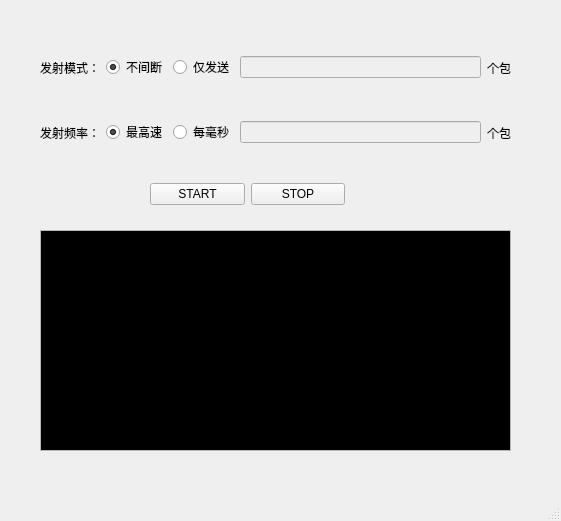
<?xml version="1.0" encoding="UTF-8"?>
<ui version="4.0">
 <class>MainWindow</class>
 <widget class="QMainWindow" name="MainWindow">
  <property name="geometry">
   <rect>
    <x>0</x>
    <y>0</y>
    <width>561</width>
    <height>521</height>
   </rect>
  </property>
  <property name="windowTitle">
   <string>CSI Transimitter</string>
  </property>
  <widget class="QWidget" name="centralwidget">
   <widget class="QWidget" name="layoutWidget">
    <property name="geometry">
     <rect>
      <x>40</x>
      <y>112</y>
      <width>471</width>
      <height>41</height>
     </rect>
    </property>
    <layout class="QHBoxLayout" name="horizontalLayout_2">
     <item>
      <widget class="QLabel" name="label_2">
       <property name="text">
        <string>发射频率：</string>
       </property>
      </widget>
     </item>
     <item>
      <widget class="QRadioButton" name="radioButton_3">
       <property name="text">
        <string>最高速</string>
       </property>
       <property name="checked">
        <bool>true</bool>
       </property>
      </widget>
     </item>
     <item>
      <widget class="QRadioButton" name="radioButton_4">
       <property name="text">
        <string>每毫秒</string>
       </property>
      </widget>
     </item>
     <item>
      <widget class="QLineEdit" name="lineEdit_2">
       <property name="enabled">
        <bool>false</bool>
       </property>
       <property name="inputMethodHints">
        <set>Qt::ImhDigitsOnly</set>
       </property>
      </widget>
     </item>
     <item>
      <widget class="QLabel" name="label_4">
       <property name="text">
        <string>个包</string>
       </property>
      </widget>
     </item>
    </layout>
   </widget>
   <widget class="QWidget" name="layoutWidget">
    <property name="geometry">
     <rect>
      <x>40</x>
      <y>32</y>
      <width>471</width>
      <height>71</height>
     </rect>
    </property>
    <layout class="QHBoxLayout" name="horizontalLayout">
     <item>
      <widget class="QLabel" name="label">
       <property name="text">
        <string>发射模式：</string>
       </property>
      </widget>
     </item>
     <item>
      <widget class="QRadioButton" name="radioButton">
       <property name="text">
        <string>不间断</string>
       </property>
       <property name="checked">
        <bool>true</bool>
       </property>
      </widget>
     </item>
     <item>
      <widget class="QRadioButton" name="radioButton_2">
       <property name="text">
        <string>仅发送</string>
       </property>
      </widget>
     </item>
     <item>
      <widget class="QLineEdit" name="lineEdit">
       <property name="enabled">
        <bool>false</bool>
       </property>
       <property name="inputMethodHints">
        <set>Qt::ImhDigitsOnly</set>
       </property>
       <property name="dragEnabled">
        <bool>false</bool>
       </property>
      </widget>
     </item>
     <item>
      <widget class="QLabel" name="label_3">
       <property name="text">
        <string>个包</string>
       </property>
      </widget>
     </item>
    </layout>
   </widget>
   <widget class="QWidget" name="layoutWidget">
    <property name="geometry">
     <rect>
      <x>150</x>
      <y>169</y>
      <width>195</width>
      <height>51</height>
     </rect>
    </property>
    <layout class="QHBoxLayout" name="horizontalLayout_3">
     <item>
      <widget class="QPushButton" name="pushButton">
       <property name="text">
        <string>START</string>
       </property>
      </widget>
     </item>
     <item>
      <widget class="QPushButton" name="pushButton_2">
       <property name="text">
        <string>STOP</string>
       </property>
      </widget>
     </item>
    </layout>
   </widget>
   <widget class="QPlainTextEdit" name="plainTextEdit">
    <property name="geometry">
     <rect>
      <x>40</x>
      <y>230</y>
      <width>471</width>
      <height>221</height>
     </rect>
    </property>
    <property name="palette">
     <palette>
      <active>
       <colorrole role="Text">
        <brush brushstyle="SolidPattern">
         <color alpha="255">
          <red>255</red>
          <green>255</green>
          <blue>255</blue>
         </color>
        </brush>
       </colorrole>
       <colorrole role="Base">
        <brush brushstyle="SolidPattern">
         <color alpha="255">
          <red>0</red>
          <green>0</green>
          <blue>0</blue>
         </color>
        </brush>
       </colorrole>
      </active>
      <inactive>
       <colorrole role="Text">
        <brush brushstyle="SolidPattern">
         <color alpha="255">
          <red>255</red>
          <green>255</green>
          <blue>255</blue>
         </color>
        </brush>
       </colorrole>
       <colorrole role="Base">
        <brush brushstyle="SolidPattern">
         <color alpha="255">
          <red>0</red>
          <green>0</green>
          <blue>0</blue>
         </color>
        </brush>
       </colorrole>
      </inactive>
      <disabled>
       <colorrole role="Text">
        <brush brushstyle="SolidPattern">
         <color alpha="255">
          <red>120</red>
          <green>120</green>
          <blue>120</blue>
         </color>
        </brush>
       </colorrole>
       <colorrole role="Base">
        <brush brushstyle="SolidPattern">
         <color alpha="255">
          <red>240</red>
          <green>240</green>
          <blue>240</blue>
         </color>
        </brush>
       </colorrole>
      </disabled>
     </palette>
    </property>
    <property name="readOnly">
     <bool>true</bool>
    </property>
    <property name="plainText">
     <string/>
    </property>
    <property name="backgroundVisible">
     <bool>false</bool>
    </property>
   </widget>
  </widget>
  <widget class="QMenuBar" name="menubar">
   <property name="geometry">
    <rect>
     <x>0</x>
     <y>0</y>
     <width>561</width>
     <height>26</height>
    </rect>
   </property>
  </widget>
  <widget class="QStatusBar" name="statusbar"/>
 </widget>
 <resources/>
 <connections>
  <connection>
   <sender>radioButton</sender>
   <signal>clicked(bool)</signal>
   <receiver>lineEdit</receiver>
   <slot>setDisabled(bool)</slot>
   <hints>
    <hint type="sourcelabel">
     <x>158</x>
     <y>117</y>
    </hint>
    <hint type="destinationlabel">
     <x>376</x>
     <y>117</y>
    </hint>
   </hints>
  </connection>
  <connection>
   <sender>radioButton_2</sender>
   <signal>clicked(bool)</signal>
   <receiver>lineEdit</receiver>
   <slot>setEnabled(bool)</slot>
   <hints>
    <hint type="sourcelabel">
     <x>237</x>
     <y>117</y>
    </hint>
    <hint type="destinationlabel">
     <x>376</x>
     <y>117</y>
    </hint>
   </hints>
  </connection>
  <connection>
   <sender>radioButton_3</sender>
   <signal>clicked(bool)</signal>
   <receiver>lineEdit_2</receiver>
   <slot>setDisabled(bool)</slot>
   <hints>
    <hint type="sourcelabel">
     <x>158</x>
     <y>167</y>
    </hint>
    <hint type="destinationlabel">
     <x>376</x>
     <y>167</y>
    </hint>
   </hints>
  </connection>
  <connection>
   <sender>radioButton_4</sender>
   <signal>clicked(bool)</signal>
   <receiver>lineEdit_2</receiver>
   <slot>setEnabled(bool)</slot>
   <hints>
    <hint type="sourcelabel">
     <x>237</x>
     <y>167</y>
    </hint>
    <hint type="destinationlabel">
     <x>376</x>
     <y>167</y>
    </hint>
   </hints>
  </connection>
 </connections>
</ui>
